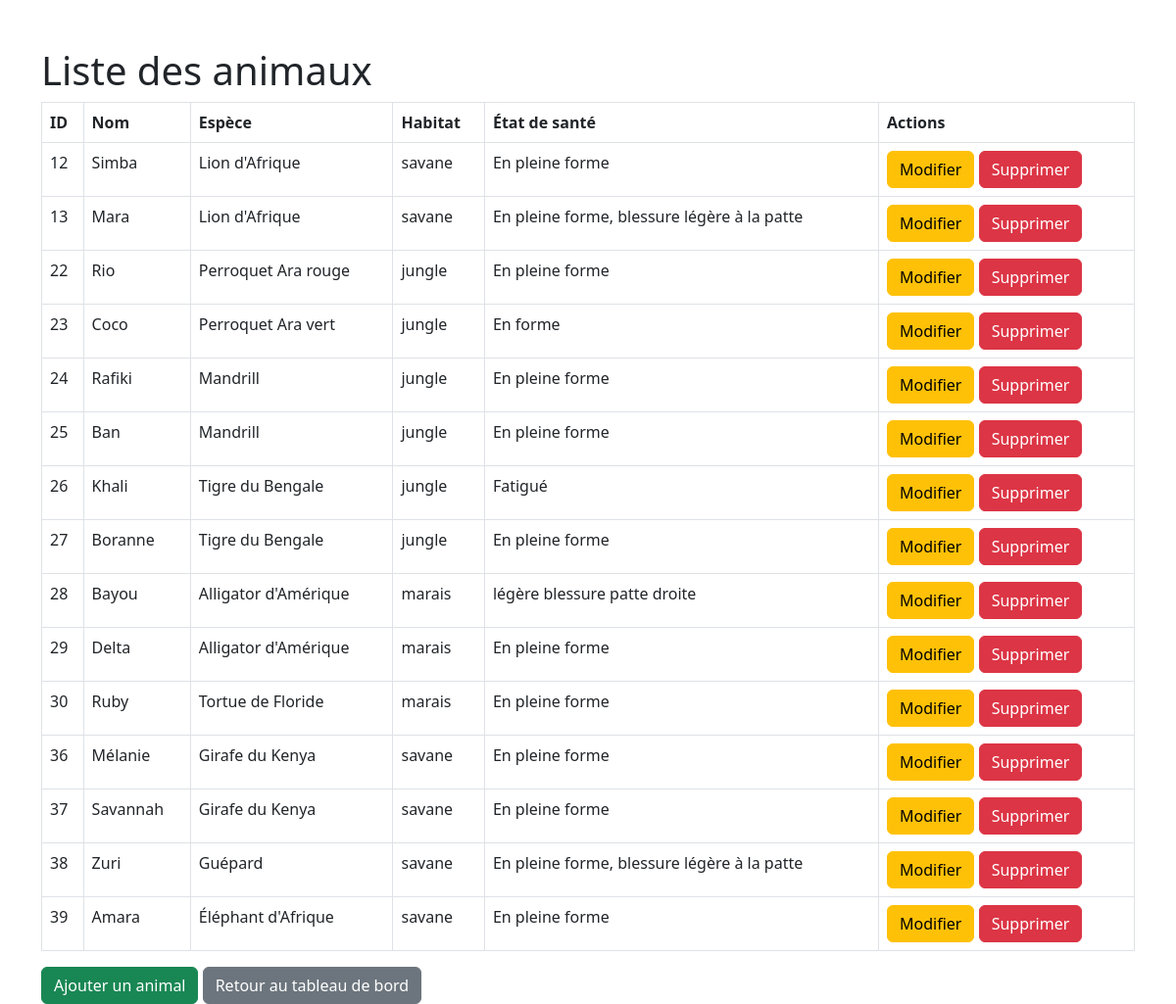
The page /manage_animals.php on the database its author committed.
### tables this page shows
CREATE TABLE `animals` (
  `id` int NOT NULL AUTO_INCREMENT,
  `name` varchar(255) NOT NULL,
  `race` varchar(255) NOT NULL,
  `habitat` varchar(255) NOT NULL,
  `health` varchar(255) NOT NULL,
  `food` varchar(255) NOT NULL,
  `food_quantity` float NOT NULL,
  `last_checkup` date NOT NULL,
  `image` varchar(255) DEFAULT NULL,
  `food_unit` varchar(10) DEFAULT NULL,
  PRIMARY KEY (`id`)
);

### manage_animals.php (the view, shortened to what this page needs)
<?php
require 'db.php';
$animals = $pdo->prepare("SELECT * FROM animals");
$animals->execute();
$animalList = $animals->fetchAll();
?>
<!DOCTYPE html>
<html lang="fr">
<head>
    <link href="https://cdn.jsdelivr.net/npm/bootstrap@5.3.0/dist/css/bootstrap.min.css" rel="stylesheet">
</head>
<body>
    <div class="container mt-5">
        <h1>Liste des animaux</h1>
        <table class="table table-bordered">
            <thead>
                <tr>
                    <th>ID</th>
                    <th>Nom</th>
                    <th>Espèce</th>
                    <th>Habitat</th>
                    <th>État de santé</th>
                    <th>Actions</th>
                </tr>
            </thead>
            <tbody>
                <?php foreach ($animalList as $animal): ?>
                <tr>
                    <td><?php echo $animal['id']; ?></td>
                    <td><?php echo $animal['name']; ?></td>
                    <td><?php echo $animal['race']; ?></td>
                    <td><?php echo $animal['habitat']; ?></td>
                    <td><?php echo $animal['health']; ?></td>
                    <td>
                        <a href="edit_animal.php?id=<?php echo $animal['id']; ?>" class="btn btn-warning">Modifier</a>
                        <form method="POST" action="" style="display:inline;">
                            <button type="submit" class="btn btn-danger">Supprimer</button>
                        </form>
                    </td>
                </tr>
                <?php endforeach; ?>
            </tbody>
        </table>
        <a href="add_animal.php" class="btn btn-success">Ajouter un animal</a>
        <a href="admin_dashboard.php" class="btn btn-secondary">Retour au tableau de bord</a>
    </div>
</body>
</html>

### rows shown on the page
animals: id "12", name "Simba", race "Lion d'Afrique", habitat "savane", health "En pleine forme"
animals: id "13", name "Mara", race "Lion d'Afrique", habitat "savane", health "En pleine forme, blessure légère à la patte"
animals: id "22", name "Rio", race "Perroquet Ara rouge", habitat "jungle", health "En pleine forme"
animals: id "23", name "Coco", race "Perroquet Ara vert", habitat "jungle", health "En forme"
animals: id "24", name "Rafiki", race "Mandrill", habitat "jungle", health "En pleine forme"
animals: id "25", name "Ban", race "Mandrill", habitat "jungle", health "En pleine forme"
animals: id "26", name "Khali", race "Tigre du Bengale", habitat "jungle", health "Fatigué"
animals: id "27", name "Boranne", race "Tigre du Bengale", habitat "jungle", health "En pleine forme"
animals: id "28", name "Bayou", race "Alligator d'Amérique", habitat "marais", health "légère blessure patte droite"
animals: id "29", name "Delta", race "Alligator d'Amérique", habitat "marais", health "En pleine forme"
animals: id "30", name "Ruby", race "Tortue de Floride", habitat "marais", health "En pleine forme"
animals: id "36", name "Mélanie", race "Girafe du Kenya", habitat "savane", health "En pleine forme"
animals: id "37", name "Savannah", race "Girafe du Kenya", habitat "savane", health "En pleine forme"
animals: id "38", name "Zuri", race "Guépard", habitat "savane", health "En pleine forme, blessure légère à la patte"
animals: id "39", name "Amara", race "Éléphant d'Afrique", habitat "savane", health "En pleine forme"
